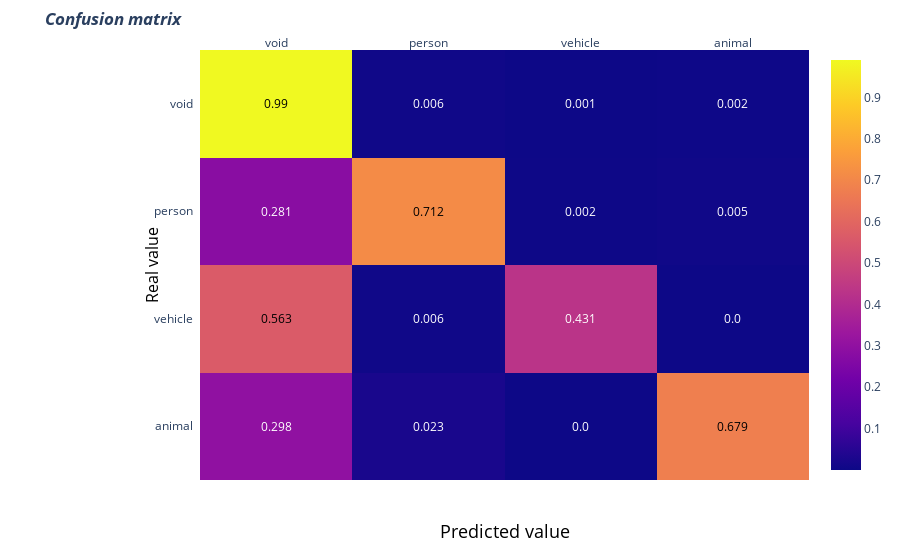

Here is the notebook cell this chart was saved with:
### Code cell
# change each element of z to type string for annotations
c = np.array(confusion['2020-12-03-05-52-45-cocoseg'])
norm_confusion = (c.T / c.astype(np.float).sum(axis=1)).T

confusion_text = [[str(round(y, 3)) for y in x] for x in norm_confusion]

# set up figure 

fig = plotly.figure_factory.create_annotated_heatmap(norm_confusion, x=classNames, y=classNames, annotation_text=confusion_text, colorscale='plasma')
# add title
fig.update_layout(title_text='<i><b>Confusion matrix</b></i>')

# add custom xaxis title
fig.add_annotation(dict(font=dict(color="black",size=16),
                        x=0.5,
                        y=-0.15,
                        showarrow=False,
                        text="Predicted value",
                        xref="paper",
                        yref="paper"))

# add custom yaxis title
fig.add_annotation(dict(font=dict(color="black",size=16),
                        x=-0.1,
                        y=0.5,
                        showarrow=False,
                        text="Real value",
                        textangle=-90,
                        xref="paper",
                        yref="paper"))

# adjust margins to make room for yaxis title
fig.update_layout(margin=dict(t=50, l=200))

# add colorbar
fig['data'][0]['showscale'] = True
fig.update_layout(yaxis_autorange="reversed")
fig.show()

### Figure 1 — Plotly figure (JSON) as saved in the notebook; plotly's stock layout.template omitted (floating-point values rounded to 4 significant figures)
{"data": [{"colorscale": [[0, "#0d0887"], [0.1111, "#46039f"], [0.2222, "#7201a8"], [0.3333, "#9c179e"], [0.4444, "#bd3786"], [0.5556, "#d8576b"], [0.6667, "#ed7953"], [0.7778, "#fb9f3a"], [0.8889, "#fdca26"], [1, "#f0f921"]], "reversescale": false, "showscale": true, "type": "heatmap", "x": ["void", "person", "vehicle", "animal"], "y": ["void", "person", "vehicle", "animal"], "z": [[0.9904, 0.006338, 0.0007594, 0.002461], [0.2809, 0.7115, 0.002065, 0.005471], [0.5629, 0.006074, 0.4306, 0.0004189], [0.2982, 0.02287, 0.0001433, 0.6788]]}], "layout": {"annotations": [{"font": {"color": "#000000"}, "showarrow": false, "text": "0.99", "x": "void", "xref": "x", "y": "void", "yref": "y"}, {"font": {"color": "#FFFFFF"}, "showarrow": false, "text": "0.006", "x": "person", "xref": "x", "y": "void", "yref": "y"}, {"font": {"color": "#FFFFFF"}, "showarrow": false, "text": "0.001", "x": "vehicle", "xref": "x", "y": "void", "yref": "y"}, {"font": {"color": "#FFFFFF"}, "showarrow": false, "text": "0.002", "x": "animal", "xref": "x", "y": "void", "yref": "y"}, {"font": {"color": "#FFFFFF"}, "showarrow": false, "text": "0.281", "x": "void", "xref": "x", "y": "person", "yref": "y"}, {"font": {"color": "#000000"}, "showarrow": false, "text": "0.712", "x": "person", "xref": "x", "y": "person", "yref": "y"}, {"font": {"color": "#FFFFFF"}, "showarrow": false, "text": "0.002", "x": "vehicle", "xref": "x", "y": "person", "yref": "y"}, {"font": {"color": "#FFFFFF"}, "showarrow": false, "text": "0.005", "x": "animal", "xref": "x", "y": "person", "yref": "y"}, {"font": {"color": "#000000"}, "showarrow": false, "text": "0.563", "x": "void", "xref": "x", "y": "vehicle", "yref": "y"}, {"font": {"color": "#FFFFFF"}, "showarrow": false, "text": "0.006", "x": "person", "xref": "x", "y": "vehicle", "yref": "y"}, {"font": {"color": "#FFFFFF"}, "showarrow": false, "text": "0.431", "x": "vehicle", "xref": "x", "y": "vehicle", "yref": "y"}, {"font": {"color": "#FFFFFF"}, "showarrow": false, "text": "0.0", "x": "animal", "xref": "x", "y": "vehicle", "yref": "y"}, {"font": {"color": "#FFFFFF"}, "showarrow": false, "text": "0.298", "x": "void", "xref": "x", "y": "animal", "yref": "y"}, {"font": {"color": "#FFFFFF"}, "showarrow": false, "text": "0.023", "x": "person", "xref": "x", "y": "animal", "yref": "y"}, {"font": {"color": "#FFFFFF"}, "showarrow": false, "text": "0.0", "x": "vehicle", "xref": "x", "y": "animal", "yref": "y"}, {"font": {"color": "#000000"}, "showarrow": false, "text": "0.679", "x": "animal", "xref": "x", "y": "animal", "yref": "y"}, {"font": {"color": "black", "size": 18}, "showarrow": false, "text": "Predicted value", "x": 0.5, "xref": "paper", "y": -0.15, "yref": "paper"}, {"font": {"color": "black", "size": 16}, "showarrow": false, "text": "Real value", "textangle": -90, "x": -0.1, "xref": "paper", "y": 0.5, "yref": "paper"}], "autosize": true, "margin": {"l": 200, "t": 50}, "title": {"text": "<i><b>Confusion matrix</b></i>"}, "xaxis": {"autorange": true, "dtick": 1, "gridcolor": "rgb(0, 0, 0)", "range": [-0.5, 3.5], "side": "top", "ticks": "", "type": "category"}, "yaxis": {"autorange": true, "dtick": 1, "range": [3.5, -0.5], "ticks": "", "ticksuffix": "  ", "type": "category"}}}
